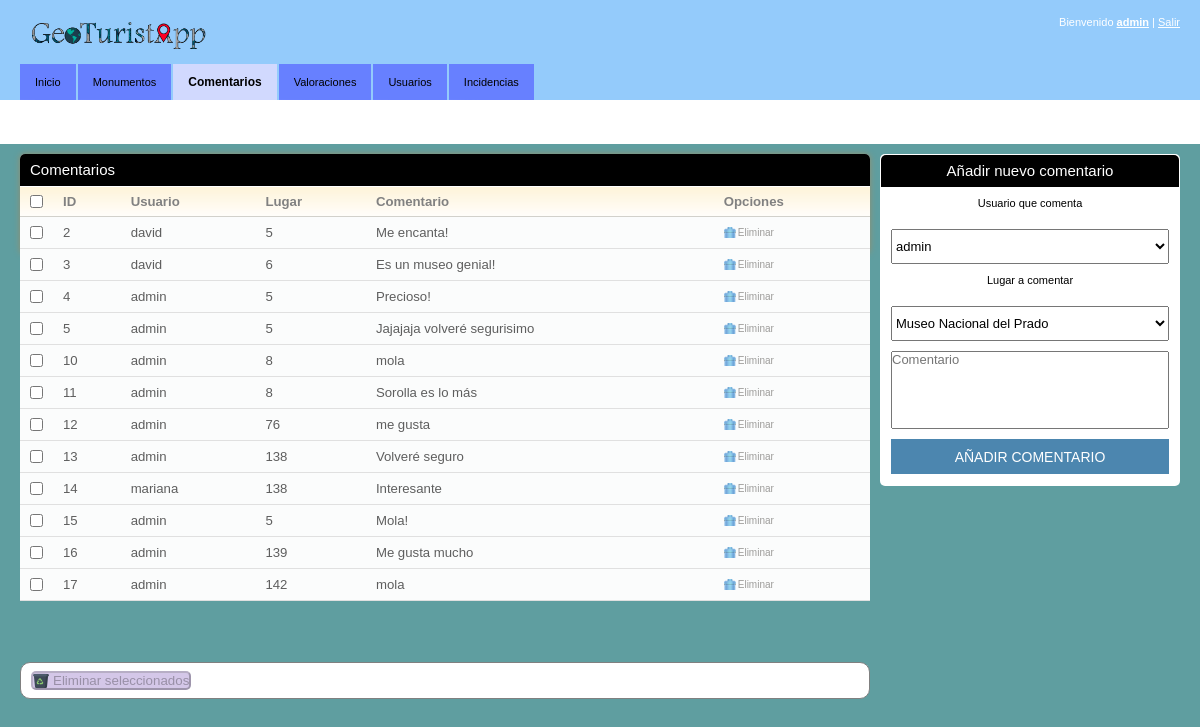
The page /inicio.php?id=comentarios (signed in) on the database its author committed.
### tables this page shows
CREATE TABLE `comentarios` (
  `id_comentario` int(11) NOT NULL,
  `id_usuario` varchar(40) NOT NULL,
  `id_lugar` int(11) NOT NULL,
  `comentario` varchar(400) NOT NULL
);

### funciones_BD.php (the view, shortened to what this page needs)
<?php
function usuarios_lista($conexion){
	$usuarios = mysqli_query($conexion,"SELECT * FROM usuarios");
	if($usuarios){
		while($fila = mysqli_fetch_array($usuarios))
		{
			echo "<option value='$fila[id_usuario]'>$fila[id_usuario]</option>";
		}
	}
}
function lugares_lista($conexion){
	$lugares = mysqli_query($conexion,"SELECT * FROM lugares");
	if($lugares){
		while($fila = mysqli_fetch_array($lugares))
		{
			echo "<option value='$fila[id_lugar]'>$fila[nombre]</option>";
		}
	}
}
function obtener_comentarios($conexion){
	$comentarios = mysqli_query($conexion,"SELECT * FROM comentarios");
	if($comentarios){
		while($fila = mysqli_fetch_array($comentarios))
		{
			echo "<tr>
				<td><input type='checkbox' name='coment_sel[]' class='lugares_sel' value='$fila[id_comentario]'/></td>
				<td>$fila[id_comentario]</td>
				<td>$fila[id_usuario]</td>
				<td>$fila[id_lugar]</td>
				<td>$fila[comentario]</td>
				<td><a href='inicio.php?id=comentarios&eliminar=$fila[id_comentario]' class='ico del' onclick='return confirmar()'>Eliminar</a>
			</tr>";
		}
	}
}
?>

### css/style_inicio.css (style rules this page uses)
* { padding:0; margin:0; outline:0; }
body { background:cadetblue; font-family: Verdana, sans-serif; font-size:11px; line-height:14px; color:#5e5e5e; }
input, textarea, select { font-family: Verdana, sans-serif; font-size:13px; }
a { text-decoration: underline; cursor:pointer; }
.table td { background:#fbfcfc; border-bottom:solid 1px #e0e0e0; padding:8px 10px; }
a.ico { color:#9d9c9a; font-size:10px; text-decoration: none; padding:0 0 0 14px; background-repeat:no-repeat; background-position:0 0; }
a.del { background-image:url(../img/del.gif) }

### rows shown on the page
comentarios: id_comentario "2", id_usuario "david", id_lugar "5", comentario "Me encanta!"
comentarios: id_comentario "3", id_usuario "david", id_lugar "6", comentario "Es un museo genial!"
comentarios: id_comentario "4", id_usuario "admin", id_lugar "5", comentario "Precioso!"
comentarios: id_comentario "5", id_usuario "admin", id_lugar "5", comentario "Jajajaja volveré segurisimo"
comentarios: id_comentario "10", id_usuario "admin", id_lugar "8", comentario "mola"
comentarios: id_comentario "11", id_usuario "admin", id_lugar "8", comentario "Sorolla es lo más"
comentarios: id_comentario "12", id_usuario "admin", id_lugar "76", comentario "me gusta"
comentarios: id_comentario "13", id_usuario "admin", id_lugar "138", comentario "Volveré seguro"
comentarios: id_comentario "14", id_usuario "mariana", id_lugar "138", comentario "Interesante"
comentarios: id_comentario "15", id_usuario "admin", id_lugar "5", comentario "Mola!"
comentarios: id_comentario "16", id_usuario "admin", id_lugar "139", comentario "Me gusta mucho"
comentarios: id_comentario "17", id_usuario "admin", id_lugar "142", comentario "mola"

### other values the page prints
$_SESSION['usuario'] "admin"
form field u_comentario "admin"
form field l_comentario "Museo Nacional del Prado"
